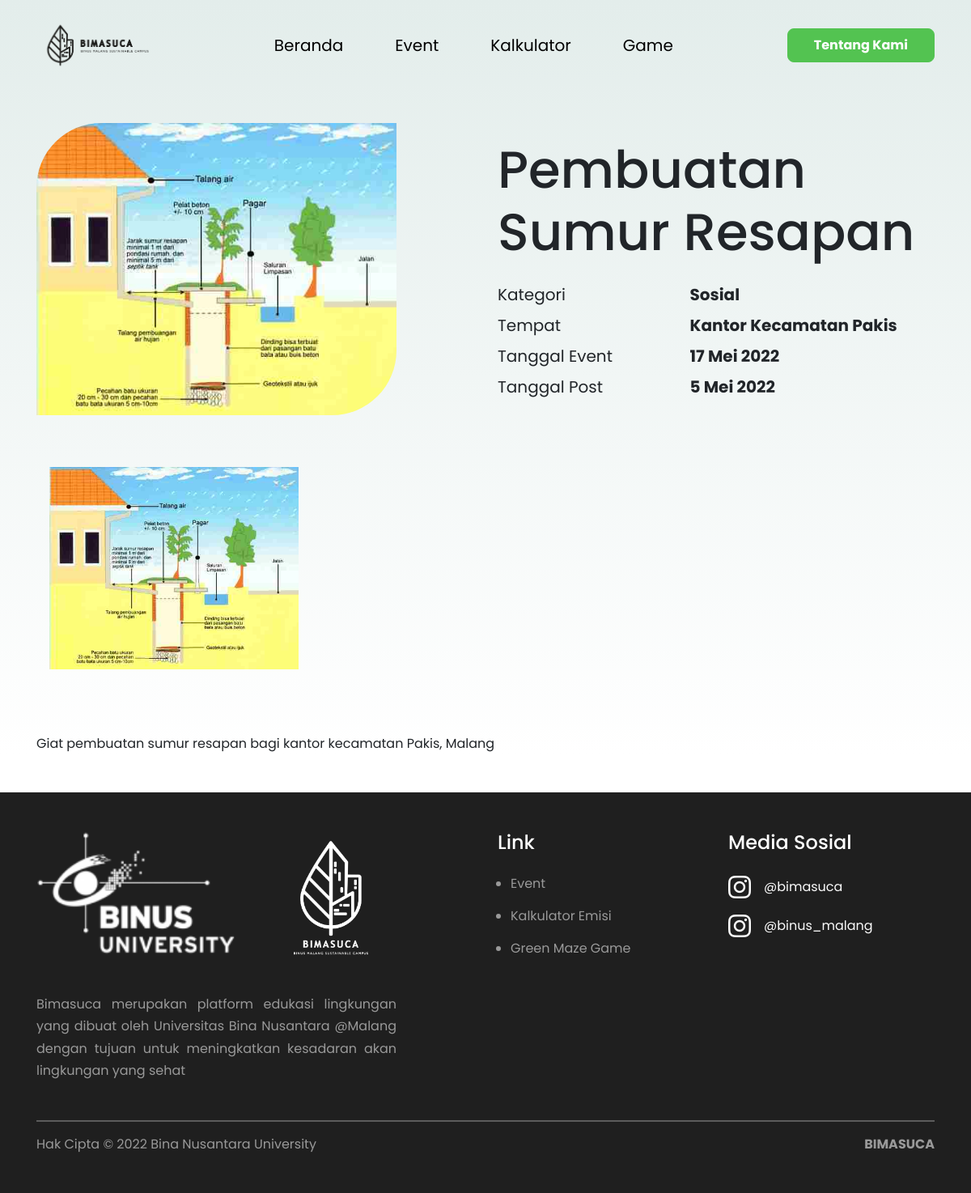
/view/detailEvent.php?id=4, run on the app's committed database.
### tables this page shows
CREATE TABLE `event` (
  `id` int(100) NOT NULL,
  `ident` varchar(300) DEFAULT NULL,
  `nama_event` varchar(300) DEFAULT NULL,
  `tempat` varchar(300) DEFAULT NULL,
  `tanggal_post` date DEFAULT NULL,
  `tanggal` date DEFAULT NULL,
  `deskripsi` varchar(300) DEFAULT NULL,
  `gambar_cover` varchar(300) DEFAULT NULL,
  `kategori` int(100) DEFAULT NULL
);

CREATE TABLE `kategori` (
  `id` int(100) NOT NULL,
  `kategori` varchar(300) NOT NULL
);

CREATE TABLE `image` (
  `id` int(100) NOT NULL,
  `image` varchar(300) DEFAULT NULL,
  `id_event` varchar(300) DEFAULT NULL,
  `urutan` varchar(100) DEFAULT NULL
);

### view/detailEvent.php (the view, shortened to what this page needs)
<?php
    include '../koneksi.php';
    $id = $_GET['id'];
    $query = $koneksi->prepare("SELECT
    ident, event.id, nama_event, tempat, tanggal_post, tanggal, deskripsi, gambar_cover,
    kategori.kategori AS nama_kategori, event.kategori AS id_kategori
    FROM event INNER JOIN kategori ON event.kategori = kategori.id
    WHERE event.id = ?");
    $query->bind_param('s', $id);
    $query->execute();
    $query_res = $query->get_result();
    $query_fetch = $query_res->fetch_assoc();
    $ident = $query_fetch['ident'];
    $date = $query_fetch['tanggal_post'];
    $month = array('Januari', 'Februari', 'Maret', 'April', 'Mei', 'Juni', 'Juli', 'Agustus', 'September', 'Oktober', 'November', 'Desember');
    $tanggal_hari = (int)date('d', strtotime($date));
    $bulan_hari = $month[((int)date('m', strtotime($date))) - 1];
    $tahun_hari = (int)date('Y', strtotime($date));
    $date_event = $query_fetch['tanggal'];
    $month_event = array('Januari', 'Februari', 'Maret', 'April', 'Mei', 'Juni', 'Juli', 'Agustus', 'September', 'Oktober', 'November', 'Desember');
    $tanggal_hari_event = (int)date('d', strtotime($date_event));
    $bulan_hari_event = $month_event[((int)date('m', strtotime($date_event))) - 1];
    $tahun_hari_event = (int)date('Y', strtotime($date_event));
?>
<!DOCTYPE html>
<html lang="en">
<head>
    <link rel="stylesheet" href="https://cdn.jsdelivr.net/npm/bootstrap@4.6.1/dist/css/bootstrap.min.css">
    <link rel="stylesheet" href="../assets/css/styleUser.css">
    <link rel="stylesheet" href="https://unpkg.com/flickity@2/dist/flickity.min.css">
</head>
<body>
    <div class="wrapper">
        <?php
            include 'layout/header.php';
        ?>
        <div class="background">
            <section class="bg-eventDetailInfo">
                <div class="container">
                    <div class="row">
                        <div class="col-lg-5">
                            <img src="../assets/upload_images/event/<?= $query_fetch['gambar_cover']; ?>" alt="" class="w-100">
                        </div>
                        <div class="offset-lg-1 col-lg-6">
                            <div class="flex-center">
                                <div class="eventDetailText">
                                    <h1><?= $query_fetch['nama_event']; ?></h1>
                                    <div class="row mb-2 mt-4">
                                        <div class="col-5">
                                            <span>Kategori</span>
                                        </div>
                                        <div class="col-7">
                                            <b><?= $query_fetch['nama_kategori']; ?></b>
                                        </div>
                                    </div>
                                    <div class="row mb-2">
                                        <div class="col-5">
                                            <span>Tempat</span>
                                        </div>
                                        <div class="col-7">
                                            <b><?= $query_fetch['tempat']; ?></b>
                                        </div>
                                    </div>
                                    <div class="row mb-2">
                                        <div class="col-5">
                                            <span>Tanggal Event</span>
                                        </div>
                                        <div class="col-7">
                                            <b><?=$tanggal_hari_event.' '.$bulan_hari_event.' '.$tahun_hari_event ?></b>
                                        </div>
                                    </div>
                                    <div class="row">
                                        <div class="col-5">
                                            <span>Tanggal Post</span>
                                        </div>
                                        <div class="col-7">
                                            <b><?=$tanggal_hari.' '.$bulan_hari.' '.$tahun_hari ?></b>
                                        </div>
                                    </div>
                                </div>
                            </div>
                        </div>
                    </div>
                </div>
            </section>
            <?php
                $carousel = mysqli_query($koneksi, "SELECT * FROM image WHERE id_event = '$ident' ORDER BY urutan");
            ?>
            <?php if(mysqli_num_rows($carousel) > 0) { ?>
                <section class="bg-eventImageCarousel">
                    <div class="container">
                        <div class="main-carousel" data-flickity='{ "wrapAround": true, "autoPlay": true, "cellAlign": "center", "imagesLoaded": true, "percentPosition": false }'>
                            <?php while($carousel_fetch = mysqli_fetch_assoc($carousel)) { ?>
                                <div class="carousel-cell">
                                    <img src="../assets/upload_images/event/carousel/<?= $carousel_fetch['image']; ?>" alt="<?= $carousel_fetch['image']; ?>">
                                </div>
                            <?php } ?>
                        </div>
                    </div>
                </section>
            <?php } else { ?>
            <?php } ?>
            <section class="bg-eventDetailDesc">
                <div class="container">
                    <?= $query_fetch['deskripsi']; ?>
                </div>
            </section>
        </div>
        <?php
            include 'layout/footer.php';
        ?>
    </div>
</body>
</html>

### assets/css/styleUser.css (style rules this page uses)
* { font-family: Poppins; }
.wrapper { width: 100%; }
.background { background: linear-gradient(to bottom, #e3edeb, #fff); padding-top: 2rem; }
.flex-center { display: flex; justify-content: center; align-items: center; width: 100%; height: 100%; }
.bg-eventDetailInfo { padding: 1rem 0; padding-top: 7.5rem; }
.bg-eventDetailInfo img { border-radius: 5rem 0 5rem 0; object-fit: cover; min-height: 300px; width: 100%; margin-bottom: 2rem; }
.eventDetailText { margin-bottom: 2rem; }
.eventDetailText h1 { font-size: 4em; }
.eventDetailText span, .eventDetailText b { font-size: 1.25em; }
.bg-eventDetailDesc { margin: 1rem 0 3rem; }
.bg-eventImageCarousel { margin: 1rem 0 5rem; }
.bg-eventImageCarousel .main-carousel .carousel-cell { margin-left: 1rem; }
.bg-eventImageCarousel .main-carousel .carousel-cell img { display: block; height: 250px; }
@media (min-width: 576px) { .eventDetailText h1 { font-size: 3em; } }
@media (min-width: 768px) { .eventDetailText h1 { font-size: 3em; } }
@media (min-width: 992px) { .eventDetailText h1 { font-size: 3em; } }
@media (min-width: 1200px) { .eventDetailText h1 { font-size: 4em; } }

### data on the page
event: gambar_cover (picture), nama_event "Pembuatan Sumur Resapan", kategori.kategori "Sosial", tempat "Kantor Kecamatan Pakis", tanggal "17", tanggal "Mei", tanggal "2022", tanggal_post "5", tanggal_post "Mei", tanggal_post "2022", deskripsi "Giat pembuatan sumur resapan bagi kantor kecamatan Pakis, Malang"
image: image (picture)
